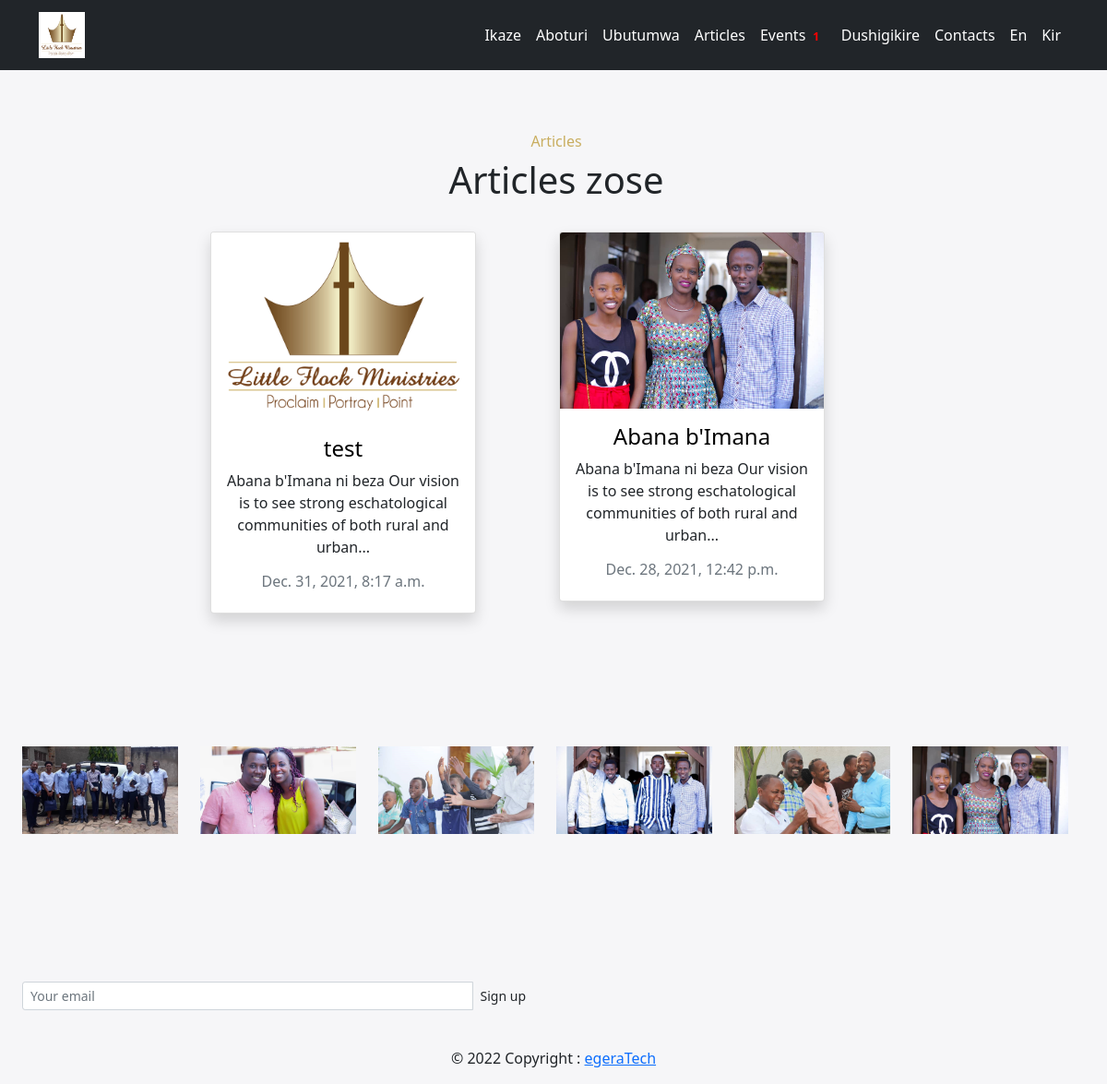
The app's page /flock_kirundi/articlesKir/ with its own data.
### flock_kirundi/models.py (models this page shows, shortened)
class KirundiArticle(models.Model):
    title = models.CharField(max_length=101)
    slug = models.SlugField(max_length=150, unique=True)
    date = models.DateTimeField(auto_now_add=True)
    body = models.TextField()
    photo = models.ImageField(upload_to='%Y/%m/%d/', default='default.png', blank=True)
    def snippet(self):
        return self.body[:100] +'...'

### flock_kirundi/views.py (the view)
# urls.py: re_path(r'flock_kirundi/articlesKir/', views.article_listKir, name='articlesKir'),
def article_listKir(request):
    articlesKir = KirundiArticle.objects.all().order_by('-date')
    upcomingEventsKir = KirundiEvent.objects.all().filter(expired = False).order_by('expiration_date')
    return render(request, 'flock_kirundi/article_listKir.html', {'articlesKir':articlesKir, 'upcomingEventsKir':upcomingEventsKir}) #'articlesKir' receives articlesKir variable and it will be used in templates

### flock_kirundi/templates/flock_kirundi/article_listKir.html (shortened to what this page needs)
{% extends 'flock_kirundi/base_layoutKir.html' %}
{% block content %}
<div class="container marketing">
<div class="container">
    <br>
    <br>
    <div class="row justify-content-center">
      <h6 style="color:#c9ae60;" class="text-center">Articles</h6>
      <h1 class="text-center">Articles zose</h1>
      <div class="row justify-content-center">
        {% for articleKir in articlesKir %}
            <div class="col-md-4">
                <br>
                <div class="card shadow" style="width: 18rem; ">
                    <div class="inner">
                        <img class="card-img-top" style="max-width: 100%; height: auto;" src="{{ articleKir.photo.url }}">
                        <br>
                    </div>
                    <div class="card-body text-center">
                        <h4 class="card-title"><a href="{% url 'flock_kirundi:article_detailKir' slug=articleKir.slug %}">{{articleKir.title}}</a></h4>
                        <p class="card-text">{{ articleKir.snippet}}</a></p>
                        <h6 class="text-muted">{{ articleKir.date}}</a></h6>
                    </div>
                </div>
                <br>
            </div>
        {% endfor %}
        </div>
    </div>
</div>
</div>
{% endblock %}

### assets/styles.css (style rules this page uses)
* { margin: 0px; padding: 0px; box-sizing: border-box; }
.container { margin-top: 8%; }
.inner { overflow: hidden; }
.inner img { transition: all 1.5s ease; }
h4 a { text-decoration: none; color: black; }
h1 { margin-top: 0; font-size: 3rem; display: inline-block; }

### flock_kirundi/templates/flock_kirundi/base_layoutKir.html (style rules this page uses)
body { background-color:#f6f6f8 ; margin: 0px; padding: 0px; box-sizing: border-box; }

### records on screen
KirundiArticle: photo (placeholder picture), title "test", snippet "Abana b'Imana ni beza Our vision is to see strong eschatological communities of both rural and urban...", date "Dec. 31, 2021, 8:17 a.m."
KirundiArticle: photo (picture), title "Abana b'Imana", snippet "Abana b'Imana ni beza Our vision is to see strong eschatological communities of both rural and urban...", date "Dec. 28, 2021, 12:42 p.m."

### other values on screen
{{ upcomingEventsKir|length }} "1"
